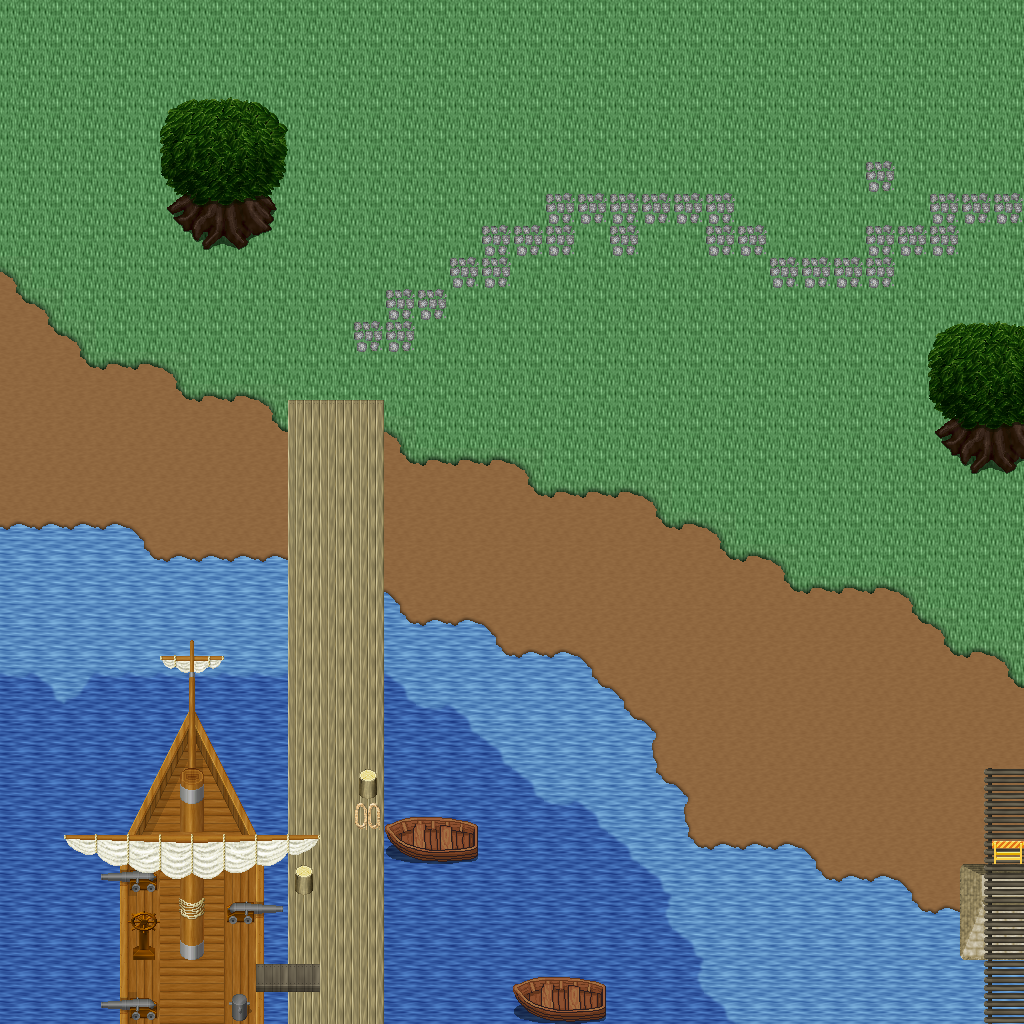

The image is a tile-based game level rendered from a .tmx file. Its description and source (layers, tilesets, objects; grid data summarised) follow:
An orthogonal 32x32 tile map with 32x32 px tiles, 5 tile layers (Ground, Objects, Objects2, Above, ...), 1 hidden layer not drawn, 21 tilesets.

<map version="1.10" tiledversion="1.11.0" orientation="orthogonal" renderorder="right-down" width="32" height="32" tilewidth="32" tileheight="32" infinite="0" nextlayerid="11" nextobjectid="1">
 <tileset firstgid="1" name="logic_collision" tilewidth="32" tileheight="32" tilecount="1" columns="1">
  <image source="../drawable/logic_collision.png" width="32" height="32" />
 </tileset>
 <tileset firstgid="2" name="ground_ground" tilewidth="32" tileheight="32" tilecount="33" columns="3">
  <image source="../drawable/ground_ground.png" width="96" height="352" />
 </tileset>
 <tileset firstgid="35" name="building_castle" tilewidth="32" tileheight="32" tilecount="320" columns="20">
  <image source="../drawable/building_castle.png" width="640" height="512" />
 </tileset>
 <tileset firstgid="355" name="ground_water_pool" tilewidth="32" tileheight="32" tilecount="72" columns="3">
  <image source="../drawable/ground_water_pool.png" width="96" height="768" />
 </tileset>
 <tileset firstgid="427" name="ground_earth_edges" tilewidth="32" tileheight="32" tilecount="18" columns="6">
  <image source="../drawable/ground_earth_edges.png" width="192" height="96" />
 </tileset>
 <tileset firstgid="445" name="ground_grass_corners" tilewidth="32" tileheight="32" tilecount="24" columns="6">
  <image source="../drawable/ground_grass_corners.png" width="192" height="128" />
 </tileset>
 <tileset firstgid="469" name="ground_grass_edges" tilewidth="32" tileheight="32" tilecount="36" columns="12">
  <image source="../drawable/ground_grass_edges.png" width="384" height="96" />
 </tileset>
 <tileset firstgid="505" name="object_row_boat" tilewidth="32" tileheight="32" tilecount="30" columns="6">
  <image source="../drawable/object_row_boat.png" width="192" height="160" />
 </tileset>
 <tileset firstgid="535" name="item_ropes" tilewidth="32" tileheight="32" tilecount="4" columns="2">
  <image source="../drawable/item_ropes.png" width="64" height="64" />
 </tileset>
 <tileset firstgid="539" name="object_boardwalk" tilewidth="32" tileheight="32" tilecount="36" columns="6">
  <image source="../drawable/object_boardwalk.png" width="192" height="192" />
 </tileset>
 <tileset firstgid="575" name="object_ship" tilewidth="32" tileheight="32" tilecount="368" columns="16">
  <image source="../drawable/object_ship.png" width="512" height="736" />
 </tileset>
 <tileset firstgid="943" name="item_fishing_nets" tilewidth="32" tileheight="32" tilecount="6" columns="3">
  <image source="../drawable/item_fishing_nets.png" width="96" height="64" />
 </tileset>
 <tileset firstgid="949" name="item_fishrods" tilewidth="32" tileheight="32" tilecount="12" columns="4">
  <image source="../drawable/item_fishrods.png" width="128" height="96" />
 </tileset>
 <tileset firstgid="961" name="plant_stump_stump_vertical" tilewidth="32" tileheight="32" tilecount="1" columns="1">
  <image source="../drawable/plant_stump_stump_vertical.png" width="32" height="32" />
 </tileset>
 <tileset firstgid="962" name="item_pot_barrel" tilewidth="32" tileheight="32" tilecount="2" columns="1">
  <image source="../drawable/item_pot_barrel.png" width="32" height="64" />
 </tileset>
 <tileset firstgid="964" name="ground_cobbled_paving" tilewidth="32" tileheight="32" tilecount="1" columns="1">
  <image source="../drawable/ground_cobbled_paving.png" width="32" height="32" />
 </tileset>
 <tileset firstgid="965" name="ground_ladder_vertical_pale" tilewidth="32" tileheight="32" tilecount="5" columns="5">
  <image source="../drawable/ground_ladder_vertical_pale.png" width="160" height="32" />
 </tileset>
 <tileset firstgid="970" name="item_caution_sign" tilewidth="32" tileheight="32" tilecount="1" columns="1">
  <image source="../drawable/item_caution_sign.png" width="32" height="32" />
 </tileset>
 <tileset firstgid="971" name="ground_ridge_earth_dark" tilewidth="32" tileheight="32" tilecount="96" columns="12">
  <image source="../drawable/ground_ridge_earth_dark.png" width="384" height="256" />
 </tileset>
 <tileset firstgid="1067" name="ground_ridge_earth_pale" tilewidth="32" tileheight="32" tilecount="96" columns="12">
  <image source="../drawable/ground_ridge_earth_pale.png" width="384" height="256" />
 </tileset>
 <tileset firstgid="1163" name="plant_tree_tree_darkgreen" tilewidth="32" tileheight="32" tilecount="88" columns="8">
  <image source="../drawable/plant_tree_tree_darkgreen.png" width="256" height="352" />
 </tileset>
 <layer id="1" name="Ground" width="32" height="32">
  <data>[1024 cells, 1024 non-empty, 12 distinct tile ids]</data>
 </layer>
 <layer id="2" name="Objects" width="32" height="32">
  <data>[1024 cells, 188 non-empty, 57 distinct tile ids]</data>
 </layer>
 <layer id="3" name="Objects2" width="32" height="32">
  <data>[1024 cells, 49 non-empty, 12 distinct tile ids]</data>
 </layer>
 <layer id="4" name="Above" width="32" height="32">
  <data>[1024 cells, 38 non-empty, 29 distinct tile ids]</data>
 </layer>
 <layer id="5" name="Above2" width="32" height="32">
  <data>[1024 cells, 6 non-empty, 6 distinct tile ids]</data>
 </layer>
 <layer id="6" name="Walkable" width="32" height="32" visible="0">
  <data>[1024 cells, 183 non-empty, 1 distinct tile ids]</data>
 </layer>
 <objectgroup id="7" name="Mapevents" />
 <objectgroup id="8" name="Spawn" />
 <objectgroup id="9" name="Keys" />
 <objectgroup id="10" name="Replace" />
</map>
